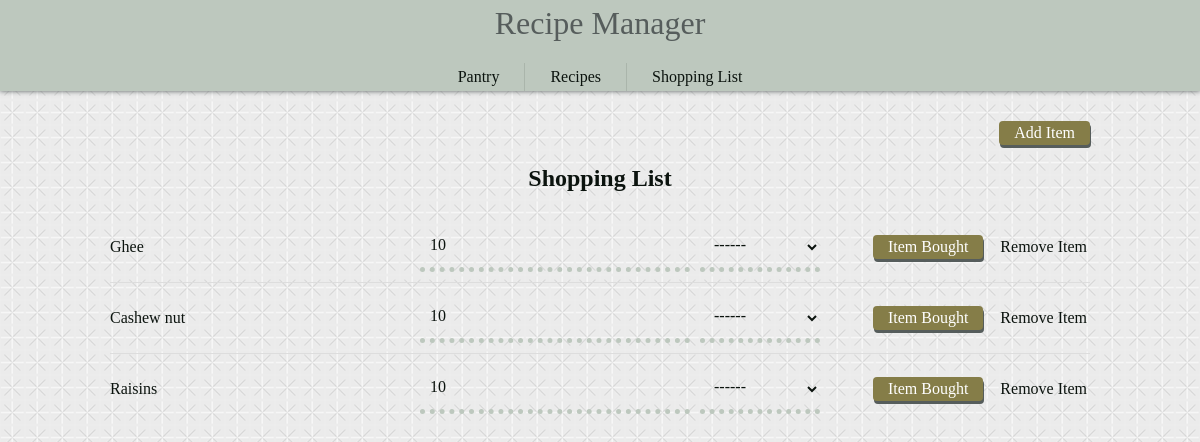
The app's page /shopping-list, older data.
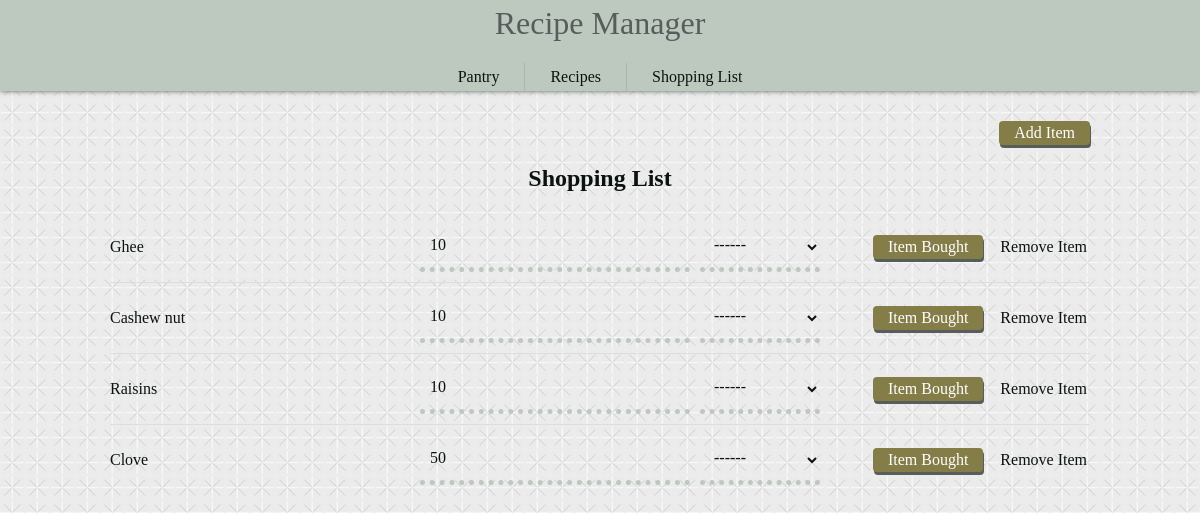
The same page, newer data.
### recipemanager/models.py (models this page shows, shortened)
class ShoppingList(models.Model):
    item = models.ForeignKey(Item, on_delete=models.SET_NULL, null=True, blank=True, related_name="shopping_item_id")
    quantity = models.IntegerField(default=0)
    unit = models.ForeignKey(Unit, on_delete=models.SET_NULL, null=True, blank=True, related_name="shopping_unit_id")

class Item(models.Model):
    name = models.CharField(max_length=75, unique=True)
    unit_type = models.CharField(choices=base, max_length=64, default="Select unit type")

### recipemanager/views.py (the view, shortened to what this page needs)
# urls.py: path('shopping-list', views.shoppinglist_menu, name="shopping-list"),
def shoppinglist_menu(request):
    shoppinglists = ShoppingList.objects.all()
    return render(request, "recipemanager/shopping_list.html", {
        "shoppinglists": shoppinglists,
        "units": Unit.objects.all()
    })

### recipemanager/templates/recipemanager/shopping_list.html (shortened to what this page needs)
{% extends "recipemanager/layout.html" %} {% load static %}
{% block body %}
    <link href="{% static 'recipemanager/shopping-list.css' %}" rel="stylesheet">
    <div class="page-actions">
        <a class="action action-button" href="{% url 'add-shopping-list-item' %}">Add Item</a>
    </div>
    <h2>Shopping List</h2>
    {% for shoppinglist in shoppinglists %}
        <form class="shopping-list-item" method="post">
            <div class="item-name">{{ shoppinglist.item.name }}</div>
            <div class="quantity">
                <input type="text" name="quantity" value="{{ shoppinglist.quantity }}" required>
                {% include "recipemanager/units.html" %}
            </div>
            <div class="form-actions">
                <button class="action action-button" type="submit" name="action" value="buy">Item Bought</button>
                <button class="action action-link" type="submit" name="action" value="remove">Remove Item</button>
            </div>
        </form>
    {% endfor %}
{% endblock %}

### recipemanager/templates/recipemanager/units.html (shortened to what this page needs)
<select id="unit" name="unit" class="input" required>
    <option disabled selected>------</option>
</select>

Row changes from the older to the newer data that the page shows:
added ShoppingList: item.name "Clove", quantity "50"
